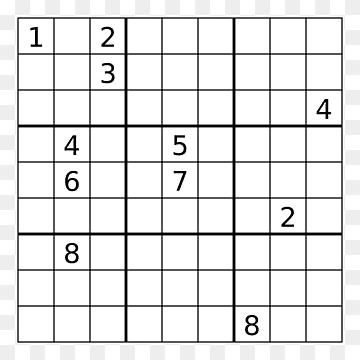
#> input picture sudoko.jpg, 360 x 360 px
$ python Line_detection_using_hough_transform.py
#> lines starting #> are read from the running program, lines starting #| are printed output that depends on the picture; after the words box and inside, x2 and y2 are one past the last pixel; in counts of white or black regions, pixels touching at a corner belong together

"""
@file hough_lines.py
@brief This program demonstrates line finding with the Hough transform
"""
import sys
import math
import cv2 as cv
import numpy as np
def main(argv):

    default_file='sudoko.jpg'
    filename = argv[0] if len(argv) > 0 else default_file
    # Loads an image
    src = cv.imread(default_file, cv.IMREAD_GRAYSCALE)
#> src is the input picture: shape (360, 360); min 0, max 255, mean 230.5
    # Check if image is loaded fine
    if src is None:
        print ('Error opening image!')
        print ('Usage: hough_lines.py [image_name -- default ' + default_file + '] \n')
        return -1


    dst = cv.Canny(src, 50, 200, None, 3)
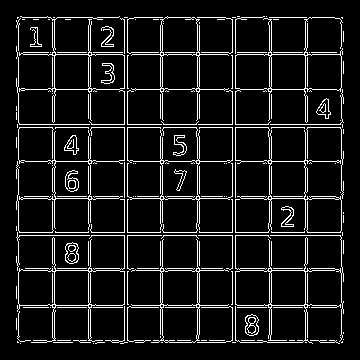
#> dst: shape (360, 360); 9.1% white in thin lines or dots, all inside (x1, y1, x2, y2) = (16, 16, 344, 344)

    # Copy edges to the images that will display the results in BGR
    cdst = cv.cvtColor(dst, cv.COLOR_GRAY2BGR)
    cdstP = np.copy(cdst)

    lines = cv.HoughLines(dst, 1, np.pi / 180, 150, None, 0, 0)
#> lines = 35 rows, first 8: [124, 1.57], [235, 1.57], [124, 0], [235, 0], [127, 0], [232, 0], [127, 1.57], [232, 1.57]

    if lines is not None:
        for i in range(0, len(lines)):
            rho = lines[i][0][0]
            theta = lines[i][0][1]
            a = math.cos(theta)
            b = math.sin(theta)
            x0 = a * rho
            y0 = b * rho
            pt1 = (int(x0 + 1000*(-b)), int(y0 + 1000*(a)))
            pt2 = (int(x0 - 1000*(-b)), int(y0 - 1000*(a)))
            cv.line(cdst, pt1, pt2, (0,0,255), 3, cv.LINE_AA)
#> this loop made 35 passes
#> (rho, theta, a, b, x0, y0, pt1, pt2) on passes 1 to 10: (124, 1.57, -4.37e-08, 1, -5.42e-06, 124, (-1000, 123), (999, 124)), (235, 1.57, -4.37e-08, 1, -1.03e-05, 235, (-1000, 234), (999, 235)), (124, 0, 1, 0, 124, 0, (124, 1000), (124, -1000)), (235, 0, 1, 0, 235, 0, (235, 1000), (235, -1000)), (127, 0, 1, 0, 127, 0, (127, 1000), (127, -1000)), (232, 0, 1, 0, 232, 0, (232, 1000), (232, -1000)), (127, 1.57, -4.37e-08, 1, -5.55e-06, 127, (-1000, 126), (999, 127)), (232, 1.57, -4.37e-08, 1, -1.01e-05, 232, (-1000, 231), (999, 232)), (52, 1.57, -4.37e-08, 1, -2.27e-06, 52, (-1000, 51), (999, 52)), (307, 1.57, -4.37e-08, 1, -1.34e-05, 307, (-1000, 306), (999, 307))
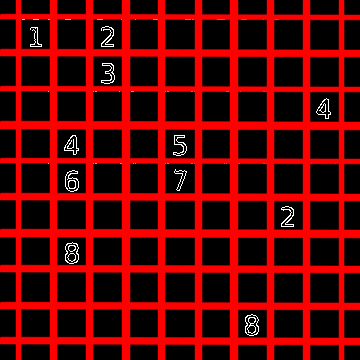
#> cdst: shape (360, 360, 3); mean B, G, R 2, 2, 92.8


    linesP = cv.HoughLinesP(dst, 1, np.pi / 180, 50, None, 50, 10)
#> linesP = 41 rows, first 6: [305, 342, 305, 17], [17, 235, 342, 235], [17, 127, 342, 127], [127, 342, 127, 17], [232, 342, 232, 17], [124, 342, 124, 17]

    if linesP is not None:
        for i in range(0, len(linesP)):
            l = linesP[i][0]
            cv.line(cdstP, (l[0], l[1]), (l[2], l[3]), (0,0,255), 3, cv.LINE_AA)
#> this loop made 41 passes
#> l on passes 1 to 12: [305, 342, 305, 17], [17, 235, 342, 235], [17, 127, 342, 127], [127, 342, 127, 17], [232, 342, 232, 17], [124, 342, 124, 17], [17, 198, 118, 198], [160, 340, 160, 17], [197, 342, 197, 17], [54, 342, 54, 17], [52, 340, 52, 19], [269, 342, 269, 17]
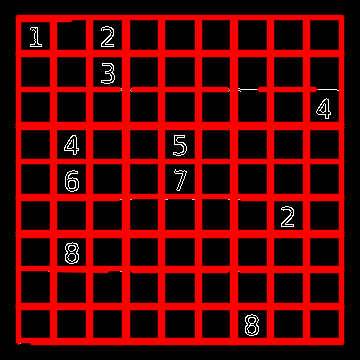
#> cdstP: shape (360, 360, 3); mean B, G, R 2.1, 2.1, 83.6

    cv.imshow('Source', src)
    cv.imshow('Hough Lines', cdst)
    cv.imshow('Hough Lines Probabilistic', cdstP)

    cv.waitKey()
    return 0

if __name__ == "__main__":
    main(sys.argv[1:])

$ run again, with alpha.jpg copied over sudoko.jpg
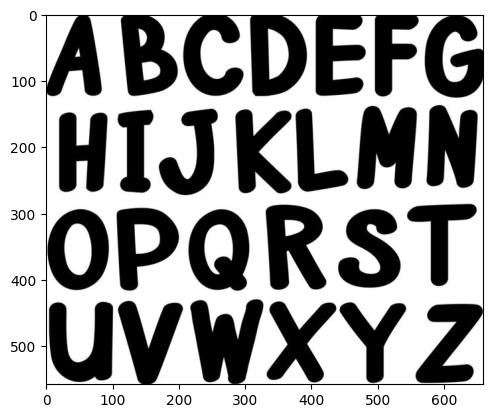
#> input picture alpha.jpg, 493 x 418 px
#> in main, src is the input picture: shape (418, 493); min 0, max 255, mean 162.7
#> dst: shape (418, 493); 6.6% white in thin lines or dots
#> lines = [[14, 1.57], [385, 1.57], [45, 0], [484, 0], [383, 1.57], [47, 0], [482, 0], [16, 1.57], [-44, 3.12]]
#> the loop in main, `for i in range(0, len(lines)):` made 9 passes
#> (rho, theta, a, b, x0, y0, pt1, pt2) on passes 1 to 6: (14, 1.57, -4.37e-08, 1, -6.12e-07, 14, (-1000, 13), (999, 14)), (385, 1.57, -4.37e-08, 1, -1.68e-05, 385, (-1000, 384), (999, 385)), (45, 0, 1, 0, 45, 0, (45, 1000), (45, -1000)), (484, 0, 1, 0, 484, 0, (484, 1000), (484, -1000)), (383, 1.57, -4.37e-08, 1, -1.67e-05, 383, (-1000, 382), (999, 383)), (47, 0, 1, 0, 47, 0, (47, 1000), (47, -1000))
#> after the loop in main, `for i in range(0, len(lines)):`:
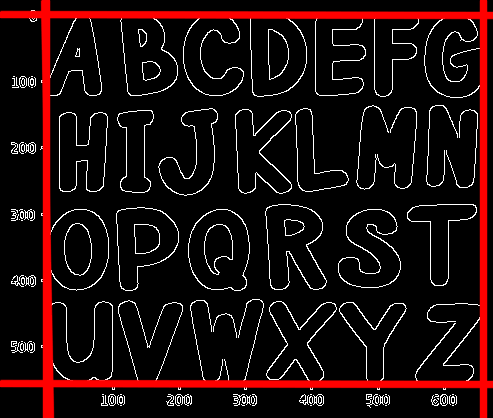
#> cdst: shape (418, 493, 3); mean B, G, R 12.8, 12.8, 29.8
#> linesP = 29 rows, first 6: [45, 385, 483, 385], [45, 407, 45, 14], [47, 405, 47, 263], [48, 383, 139, 383], [29, 14, 483, 14], [484, 384, 484, 15]
#> the loop in main, `for i in range(0, len(linesP)):` made 29 passes
#> after the loop in main, `for i in range(0, len(linesP)):`:
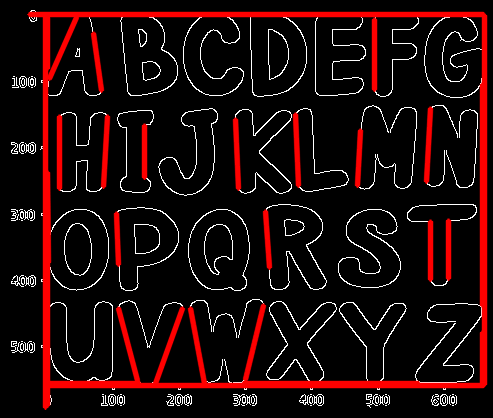
#> cdstP: shape (418, 493, 3); mean B, G, R 11.5, 11.5, 32.9

$ run again, with chess.jpg copied over sudoko.jpg
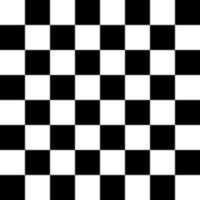
#> input picture chess.jpg, 200 x 200 px
#> in main, src is the input picture: shape (200, 200); min 0, max 255, mean 127.5
#> in main, `dst = cv.Canny(src, 50, 200, None, 3)`:
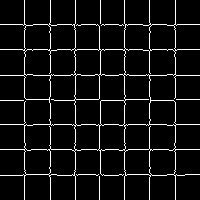
#> dst: shape (200, 200); 6.7% white in thin lines or dots
#> lines = [[24, 0], [175, 0], [149, 0], [50, 0], [75, 0], [124, 0], [49, 1.57], [149, 1.57], [124, 1.57], [75, 1.57], [24, 1.57]]
#> the loop in main, `for i in range(0, len(lines)):` made 11 passes
#> (rho, theta, a, b, x0, y0, pt1, pt2) on passes 1 to 6: (24, 0, 1, 0, 24, 0, (24, 1000), (24, -1000)), (175, 0, 1, 0, 175, 0, (175, 1000), (175, -1000)), (149, 0, 1, 0, 149, 0, (149, 1000), (149, -1000)), (50, 0, 1, 0, 50, 0, (50, 1000), (50, -1000)), (75, 0, 1, 0, 75, 0, (75, 1000), (75, -1000)), (124, 0, 1, 0, 124, 0, (124, 1000), (124, -1000))
#> linesP = [[0, 149, 199, 149], [0, 49, 199, 49], [149, 199, 149, 0], [24, 199, 24, 0], [0, 24, 199, 24], [75, 199, 75, 0], [175, 199, 175, 0], [0, 75, 199, 75], [0, 124, 199, 124], [124, 199, 124, 0], [50, 199, 50, 0]]
#> the loop in main, `for i in range(0, len(linesP)):` made 11 passes
#> after the loop in main, `for i in range(0, len(linesP)):`:
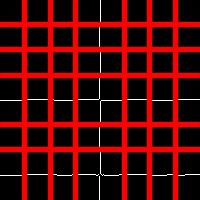
#> cdstP: shape (200, 200, 3); mean B, G, R 3.2, 3.2, 73.7
